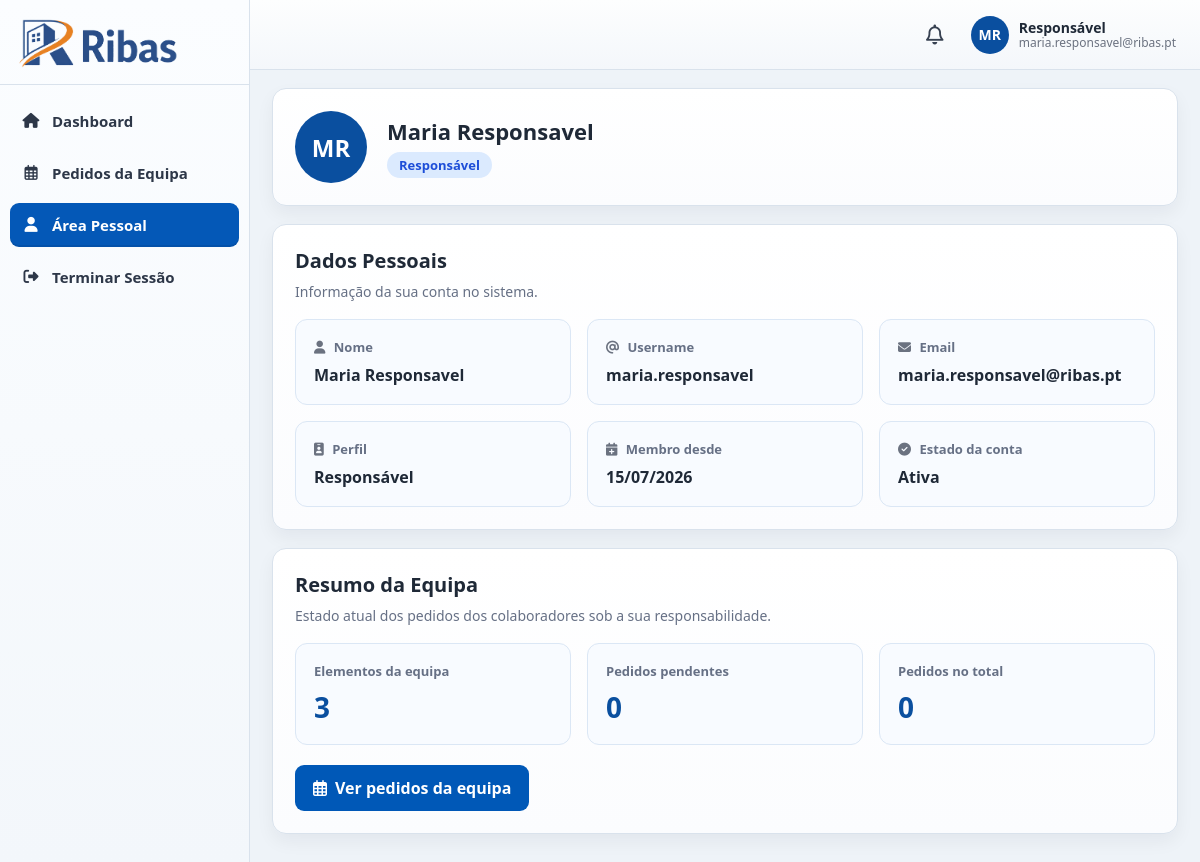
Screenshot of /responsavel/perfil.php (signed in) with the database file from the repository.
### tables this page shows
CREATE TABLE IF NOT EXISTS utilizadores (
    id INT UNSIGNED AUTO_INCREMENT PRIMARY KEY,
    nome VARCHAR(150) NOT NULL,
    username VARCHAR(80) NOT NULL UNIQUE,
    email VARCHAR(150) NOT NULL UNIQUE,
    password VARCHAR(255) NOT NULL,
    perfil ENUM('admin', 'responsavel', 'colaborador') NOT NULL,
    ativo TINYINT(1) NOT NULL DEFAULT 1,
    criado_em TIMESTAMP NOT NULL DEFAULT CURRENT_TIMESTAMP
);

### includes/functions.php (called while the page is built, shortened)
<?php
function getCurrentUserId(): int
{
    return (int) ($_SESSION['user_id'] ?? 0);
}
function getUserInitials(string $nome): string
{
    $partes = preg_split('/\s+/', trim($nome));
    $iniciais = '';
    foreach (array_slice($partes, 0, 2) as $parte) {
        $iniciais .= strtoupper(substr($parte, 0, 1));
    }
    return $iniciais !== '' ? $iniciais : '--';
}
function e(string $value): string
{
    return htmlspecialchars($value, ENT_QUOTES, 'UTF-8');
}

### includes/ferias.php (called while the page is built, shortened)
<?php
require_once __DIR__ . '/functions.php';
function obterResumoPedidosResponsavel(PDO $pdo, int $responsavelId): array
{
    $stmt = $pdo->prepare(
        "SELECT
            COUNT(pf.id) AS total,
            SUM(CASE WHEN pf.estado = 'PENDENTE' THEN 1 ELSE 0 END) AS pendentes,
            COUNT(DISTINCT rc.colaborador_id) AS elementos_equipa
         FROM responsaveis_colaboradores rc
         LEFT JOIN pedidos_ferias pf
            ON pf.colaborador_id = rc.colaborador_id
           AND pf.responsavel_id = rc.responsavel_id
         WHERE rc.responsavel_id = :responsavel_id
           AND rc.ativo = 1"
    );
    $stmt->execute(['responsavel_id' => $responsavelId]);
    $resumo = $stmt->fetch() ?: [];
    return [
        'total' => (int) ($resumo['total'] ?? 0),
        'pendentes' => (int) ($resumo['pendentes'] ?? 0),
        'elementos_equipa' => (int) ($resumo['elementos_equipa'] ?? 0),
    ];
}
function formatarDataInterface(?string $data): string
{
    $objeto = DateTimeImmutable::createFromFormat('Y-m-d', substr($data, 0, 10));
    return $objeto->format('d/m/Y');
}
function traduzirPerfil(string $perfil): string
{
    return match ($perfil) {
        'admin' => 'Administrador',
        'responsavel' => 'Responsável',
        'colaborador' => 'Colaborador',
        default => $perfil,
    };
}
function obterDadosColaborador(PDO $pdo, int $colaboradorId): ?array
{
    $stmt = $pdo->prepare(
        "SELECT id, nome, username, email, perfil, ativo, criado_em
         FROM utilizadores
         WHERE id = :id
         LIMIT 1"
    );
    $stmt->execute(['id' => $colaboradorId]);
    $utilizador = $stmt->fetch();
    return $utilizador ?: null;
}

### responsavel/perfil.php (the view, shortened to what this page needs)
<?php
require_once '../includes/auth.php';
require_once '../includes/ferias.php';
$userId = getCurrentUserId();
$nome = $_SESSION['nome'] ?? 'Responsável';
$email = $_SESSION['email'] ?? '';
$utilizador = obterDadosColaborador($pdo, $userId);
$resumo = obterResumoPedidosResponsavel($pdo, $userId);
?>
<!DOCTYPE html>
<html lang="pt">
<head>
    <link rel="stylesheet" href="../assets/css/style.css">
    <link rel="stylesheet" href="https://cdnjs.cloudflare.com/ajax/libs/font-awesome/6.5.2/css/all.min.css">
</head>
<body class="dashboard-page">
<div class="admin-layout">
    <aside class="admin-sidebar">
        <div class="sidebar-top">
            <img src="../assets/img/ribas-logo.png" alt="Ribas" class="sidebar-logo">
        </div>
        <nav class="sidebar-menu">
            <a href="dashboard.php" class="sidebar-link">
                <span class="sidebar-icon"><i class="fa-solid fa-house"></i></span>
                <span>Dashboard</span>
            </a>
            <a href="pedidos.php" class="sidebar-link">
                <span class="sidebar-icon"><i class="fa-regular fa-calendar-days"></i></span>
                <span>Pedidos da Equipa</span>
            </a>
            <a href="perfil.php" class="sidebar-link active">
                <span class="sidebar-icon"><i class="fa-solid fa-user"></i></span>
                <span>Área Pessoal</span>
            </a>
            <a href="../auth/logout.php" class="sidebar-link">
                <span class="sidebar-icon"><i class="fa-solid fa-right-from-bracket"></i></span>
                <span>Terminar Sessão</span>
            </a>
        </nav>
    </aside>
    <div class="admin-main">
        <header class="admin-topbar">
            <div class="topbar-right">
                <?php include '../includes/notif_bell.php'; ?>
                <div class="admin-userbox">
                    <div class="admin-avatar"><?= e(getUserInitials($nome)) ?></div>
                    <div class="admin-userinfo">
                        <strong>Responsável</strong>
                        <span><?= e($email) ?></span>
                    </div>
                </div>
            </div>
        </header>
        <main class="admin-content">
            <section class="page-card">
                <div class="perfil-header">
                    <div class="perfil-avatar"><?= e(getUserInitials($utilizador['nome'] ?? $nome)) ?></div>
                    <div class="perfil-header-info">
                        <h2><?= e($utilizador['nome'] ?? $nome) ?></h2>
                        <span class="perfil-role-badge"><?= e(traduzirPerfil($utilizador['perfil'] ?? 'responsavel')) ?></span>
                    </div>
                </div>
            </section>
            <section class="page-card section-spacing">
                <h2>Dados Pessoais</h2>
                <p>Informação da sua conta no sistema.</p>
                <div class="info-grid perfil-info-grid">
                    <div class="info-tile">
                        <span class="info-label"><i class="fa-solid fa-user"></i> Nome</span>
                        <strong><?= e($utilizador['nome'] ?? '-') ?></strong>
                    </div>
                    <div class="info-tile">
                        <span class="info-label"><i class="fa-solid fa-at"></i> Username</span>
                        <strong><?= e($utilizador['username'] ?? '-') ?></strong>
                    </div>
                    <div class="info-tile">
                        <span class="info-label"><i class="fa-solid fa-envelope"></i> Email</span>
                        <strong><?= e($utilizador['email'] ?? '-') ?></strong>
                    </div>
                    <div class="info-tile">
                        <span class="info-label"><i class="fa-solid fa-id-badge"></i> Perfil</span>
                        <strong><?= e(traduzirPerfil($utilizador['perfil'] ?? 'responsavel')) ?></strong>
                    </div>
                    <div class="info-tile">
                        <span class="info-label"><i class="fa-solid fa-calendar-plus"></i> Membro desde</span>
                        <strong><?= e(formatarDataInterface($utilizador['criado_em'] ?? null)) ?></strong>
                    </div>
                    <div class="info-tile">
                        <span class="info-label"><i class="fa-solid fa-circle-check"></i> Estado da conta</span>
                        <strong><?= ((int) ($utilizador['ativo'] ?? 0)) === 1 ? 'Ativa' : 'Inativa' ?></strong>
                    </div>
                </div>
            </section>
            <section class="page-card section-spacing">
                <h2>Resumo da Equipa</h2>
                <p>Estado atual dos pedidos dos colaboradores sob a sua responsabilidade.</p>
                <div class="stats-grid">
                    <div class="stat-card">
                        <span class="stat-label">Elementos da equipa</span>
                        <strong class="stat-value"><?= e((string) $resumo['elementos_equipa']) ?></strong>
                    </div>
                    <div class="stat-card">
                        <span class="stat-label">Pedidos pendentes</span>
                        <strong class="stat-value"><?= e((string) $resumo['pendentes']) ?></strong>
                    </div>
                    <div class="stat-card">
                        <span class="stat-label">Pedidos no total</span>
                        <strong class="stat-value"><?= e((string) $resumo['total']) ?></strong>
                    </div>
                </div>
                <div class="perfil-actions">
                    <a href="pedidos.php" class="primary-btn">
                        <i class="fa-regular fa-calendar-days"></i> Ver pedidos da equipa
                    </a>
                </div>
            </section>
        </main>
    </div>
</div>
</body>
</html>

### assets/css/style.css (style rules this page uses)
* { box-sizing: border-box; margin: 0; padding: 0; font-family: "Segoe UI", Arial, sans-serif; }
body.dashboard-page { margin: 0; min-height: 100vh; background: #eef3f8; color: #1f2937; font-family: "Segoe UI", Arial, sans-serif; }
.admin-layout { min-height: 100vh; display: flex; }
.admin-sidebar { width: 250px; background: linear-gradient(180deg, #fbfdff 0%, #f3f7fb 100%); border-right: 1px solid #d9e2ec; display: flex; flex-direction: column; }
.sidebar-top { padding: 18px 18px 16px; border-bottom: 1px solid #d9e2ec; }
.sidebar-logo { width: 160px; height: auto; display: block; }
.sidebar-menu { display: flex; flex-direction: column; gap: 8px; padding: 14px 10px; }
.sidebar-link { display: flex; align-items: center; gap: 12px; text-decoration: none; color: #2d3748; padding: 12px 12px; border-radius: 9px; font-size: 15px; font-weight: 600; transition: 0.2s ease; position: relative; }
.sidebar-link.active { background: #0458b7; color: #ffffff; box-shadow: inset 0 -2px 0 rgba(0, 0, 0, 0.08); }
.sidebar-icon { width: 18px; display: inline-flex; justify-content: center; align-items: center; font-size: 15px; }
.admin-main { flex: 1; display: flex; flex-direction: column; }
.admin-topbar { height: 70px; background: linear-gradient(180deg, #fdfefe 0%, #f4f7fb 100%); border-bottom: 1px solid #d9e2ec; display: flex; justify-content: flex-end; align-items: center; padding: 0 24px; }
.topbar-right { display: flex; align-items: center; gap: 16px; }
.admin-userbox { display: flex; align-items: center; gap: 10px; }
.admin-avatar { width: 38px; height: 38px; border-radius: 999px; background: #0a4f9f; color: #ffffff; display: flex; align-items: center; justify-content: center; font-size: 14px; font-weight: 700; }
.admin-userinfo { display: flex; flex-direction: column; line-height: 1.1; }
.admin-userinfo strong { font-size: 14px; color: #1f2937; font-weight: 700; }
.admin-userinfo span { font-size: 12px; color: #6b7280; font-weight: 500; }
.admin-content { padding: 18px 22px 28px; }
.page-card { background: linear-gradient(180deg, #ffffff 0%, #fbfcfe 100%); border: 1px solid #d9e2ec; border-radius: 14px; padding: 22px; box-shadow: 0 8px 18px rgba(15, 23, 42, 0.05); }
.page-card h2 { font-size: 20px; font-weight: 800; margin-bottom: 8px; color: #1f2937; }
.page-card p { font-size: 14px; color: #667085; margin-bottom: 18px; }
.primary-btn { height: 46px; border: none; border-radius: 9px; background: #0058b7; color: #ffffff; font-size: 1rem; font-weight: 700; cursor: pointer; transition: 0.2s ease; padding: 0 18px; }
.stats-grid { display: grid; grid-template-columns: repeat(3, minmax(0, 1fr)); gap: 16px; margin-bottom: 18px; }
.stat-card { background: #f8fbff; border: 1px solid #dbe7f5; border-radius: 12px; padding: 18px; }
.stat-label { display: block; font-size: 13px; font-weight: 700; color: #667085; margin-bottom: 8px; }
.stat-value { font-size: 28px; font-weight: 800; color: #0a4f9f; }
.section-spacing { margin-top: 18px; }
.info-grid { display: grid; grid-template-columns: repeat(3, minmax(0, 1fr)); gap: 16px; }
.info-tile { background: #f8fbff; border: 1px solid #dbe7f5; border-radius: 12px; padding: 18px; }
.info-label { display: block; font-size: 13px; color: #667085; font-weight: 700; margin-bottom: 8px; }
.perfil-header { display: flex; align-items: center; gap: 20px; }
.perfil-avatar { width: 72px; height: 72px; border-radius: 999px; background: #0a4f9f; color: #ffffff; display: flex; align-items: center; justify-content: center; font-size: 24px; font-weight: 700; flex-shrink: 0; }
.perfil-header-info h2 { font-size: 22px; font-weight: 800; color: #1f2937; margin-bottom: 6px; }
.perfil-role-badge { display: inline-flex; align-items: center; padding: 4px 12px; border-radius: 999px; background: #dbeafe; color: #1d4ed8; font-size: 13px; font-weight: 700; }
.perfil-info-grid { grid-template-columns: repeat(3, minmax(0, 1fr)); }
.info-tile .info-label i { margin-right: 5px; color: #6b7280; }
.perfil-actions { margin-top: 20px; display: flex; gap: 12px; }
.perfil-actions .primary-btn { display: inline-flex; align-items: center; gap: 8px; text-decoration: none; }

### rows the page displays
utilizadores: nome "MR", nome "Maria Responsavel", perfil "Responsável", username "maria.responsavel", email "maria.responsavel@ribas.pt", criado_em "15/07/2026"

### other values shown
getUserInitials($nome) "MR"
$email "maria.responsavel@ribas.pt"
$resumo['elementos_equipa'] "3"
$resumo['pendentes'] "0"
$resumo['total'] "0"
